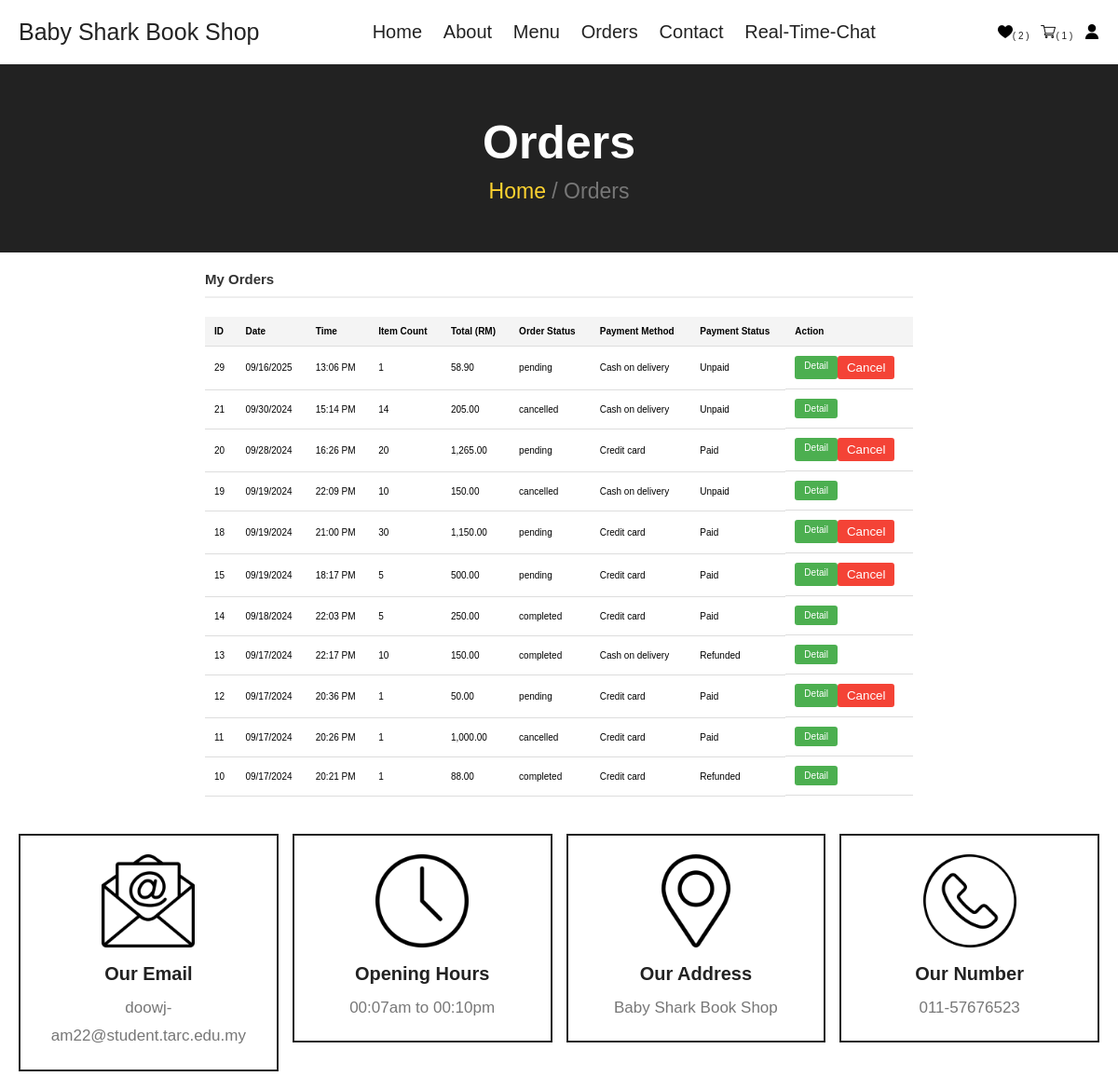
The app's page /orders.php (signed in) with its own data.
### tables this page shows
CREATE TABLE `payment` (
  `id` int(11) NOT NULL,
  `orders_id` int(11) NOT NULL,
  `amount` double NOT NULL,
  `payment_method` varchar(100) NOT NULL,
  `bankAccount` varchar(20) NOT NULL,
  `CVV` varchar(5) NOT NULL,
  `expired_date` date NOT NULL,
  `status` varchar(100) NOT NULL
);

CREATE TABLE `orders` (
  `id` int(11) NOT NULL,
  `member_id` int(11) NOT NULL,
  `date` date NOT NULL,
  `time` time NOT NULL,
  `total_product` int(11) NOT NULL,
  `total_price` double NOT NULL,
  `address` varchar(255) NOT NULL,
  `status` varchar(100) NOT NULL
);

### orders.php (the view, shortened to what this page needs)
<?php
include 'components/_base.php';
$orders_stmt = $_db->prepare("
    SELECT o.id, o.date, o.time,
           o.total_product,
           o.total_price, o.status AS order_status,
           p.payment_method, p.status AS payment_status
    FROM orders o
    LEFT JOIN payment p ON o.id = p.orders_id
    WHERE o.member_id = ?
    ORDER BY o.id DESC
");
$orders_stmt->execute([$_user->id]);
$orders = $orders_stmt->fetchAll(PDO::FETCH_ASSOC);
?>
<!DOCTYPE html>
<html lang="en">
<head>
   <link rel="stylesheet" href="css/style.css">
</head>
<body>
<?php include 'components/user_header.php'; ?>
<div class="heading">
   <h3>Orders</h3>
   <p><a href="index.php">Home</a> <span> / Orders</span></p>
</div>
<div class="orders-container">
    <h2>My Orders</h2>
    <?php if (count($orders) > 0): ?>
        <table>
            <thead>
                <tr>
                    <th>ID</th>
                    <th>Date</th>
                    <th>Time</th>
                    <th>Item Count</th>
                    <th>Total (RM)</th>
                    <th>Order Status</th>
                    <th>Payment Method</th>
                    <th>Payment Status</th>
                    <th>Action</th>
                </tr>
            </thead>
            <tbody>
                <?php foreach ($orders as $order): ?>
                    <tr>
                        <td><?php echo htmlspecialchars($order['id']); ?></td>
                        <td><?php echo date('m/d/Y', strtotime($order['date'])); ?></td>
                        <td><?php echo date('H:i A', strtotime($order['time'])); ?></td>
                        <td><?php echo htmlspecialchars($order['total_product']); ?></td>
                        <td><?php echo number_format($order['total_price'], 2); ?></td>
                        <td><?php echo htmlspecialchars($order['order_status']); ?></td>
                        <td><?php echo ucfirst($order['payment_method']); ?></td>
                        <td><?php echo ucfirst($order['payment_status']); ?></td>
                        <td style="display: flex;">
                            <a href="order_detail.php?order_id=<?php echo urlencode($order['id']); ?>" class="btn-detail">Detail</a>
                            <?php if ($order['order_status'] !== 'shipping' && $order['order_status'] !== 'completed'&& $order['order_status'] !== 'cancelled'): ?>
                                <form id="cancelForm-<?php echo htmlspecialchars($order['id']); ?>" method="POST" style="display: inline;">
                                    <button type="button" class="btn-cancel" onclick="confirmCancel(<?php echo htmlspecialchars($order['id']); ?>)">Cancel</button>
                                </form>
                            <?php endif; ?>
                        </td>
                    </tr>
                <?php endforeach; ?>
            </tbody>
        </table>
    <?php else: ?>
        <p>No orders found.</p>
    <?php endif; ?>
</div>
<?php include 'components/footer.php'; ?>
</body>
</html>

### css/style.css (style rules this page uses)
:root { --yellow:#fed330; --red:#e74c3c; --white:#fff; --black:#222; --light-color:#777; --border:.2rem solid var(--black); }
* { font-family: Arial, Helvetica, sans-serif; margin:0; padding:0; box-sizing: border-box; outline: none; border: none; text-decoration: none; }
html { font-size: 62.5%; overflow-x: hidden; scroll-behavior: smooth; stop-opacity: 7rem; }
.heading { display: flex; align-items: center; justify-content: center; gap:1rem; flex-flow: column; background-color: var(--black); min-height: 20rem; }
.heading h3 { font-size: 5rem; color:var(--white); text-transform: capitalize; }
.heading p { font-size: 2.3rem; color:var(--light-color); }
.heading p a { color:var(--yellow); }
.orders-container { max-width: 800px; margin: 0 auto; font-family: Arial, sans-serif; padding: 20px; }
.orders-container h2 { color: #333; border-bottom: 2px solid #eee; padding-bottom: 10px; margin-bottom: 20px; }
.btn-detail { padding: 5px 10px; color: #fff; background-color: #4CAF50; text-decoration: none; border-radius: 3px; }
.btn-cancel { padding: 5px 10px; color: #fff; background-color: #f44336; text-decoration: none; border-radius: 3px; }
table { width: 100%; border-collapse: collapse; margin-top: 20px; }
th, td { padding: 10px; text-align: left; border-bottom: 1px solid #ddd; }
th { background-color: #f4f4f4; }

### records on screen
payment: orders "29", orders.date "09/16/2025", orders.time "13:06 PM", orders.total_product "1", orders.total_price "58.90", orders.status "pending", payment_method "Cash on delivery", status "Unpaid"
payment: orders "21", orders.date "09/30/2024", orders.time "15:14 PM", orders.total_product "14", orders.total_price "205.00", orders.status "cancelled", payment_method "Cash on delivery", status "Unpaid"
payment: orders "20", orders.date "09/28/2024", orders.time "16:26 PM", orders.total_product "20", orders.total_price "1,265.00", orders.status "pending", payment_method "Credit card", status "Paid"
payment: orders "19", orders.date "09/19/2024", orders.time "22:09 PM", orders.total_product "10", orders.total_price "150.00", orders.status "cancelled", payment_method "Cash on delivery", status "Unpaid"
payment: orders "18", orders.date "09/19/2024", orders.time "21:00 PM", orders.total_product "30", orders.total_price "1,150.00", orders.status "pending", payment_method "Credit card", status "Paid"
payment: orders "15", orders.date "09/19/2024", orders.time "18:17 PM", orders.total_product "5", orders.total_price "500.00", orders.status "pending", payment_method "Credit card", status "Paid"
payment: orders "14", orders.date "09/18/2024", orders.time "22:03 PM", orders.total_product "5", orders.total_price "250.00", orders.status "completed", payment_method "Credit card", status "Paid"
payment: orders "13", orders.date "09/17/2024", orders.time "22:17 PM", orders.total_product "10", orders.total_price "150.00", orders.status "completed", payment_method "Cash on delivery", status "Refunded"
payment: orders "12", orders.date "09/17/2024", orders.time "20:36 PM", orders.total_product "1", orders.total_price "50.00", orders.status "pending", payment_method "Credit card", status "Paid"
payment: orders "11", orders.date "09/17/2024", orders.time "20:26 PM", orders.total_product "1", orders.total_price "1,000.00", orders.status "cancelled", payment_method "Credit card", status "Paid"
payment: orders "10", orders.date "09/17/2024", orders.time "20:21 PM", orders.total_product "1", orders.total_price "88.00", orders.status "completed", payment_method "Credit card", status "Refunded"

### other values on screen
$total_favorites_items "2"
$total_cart_items "1"
